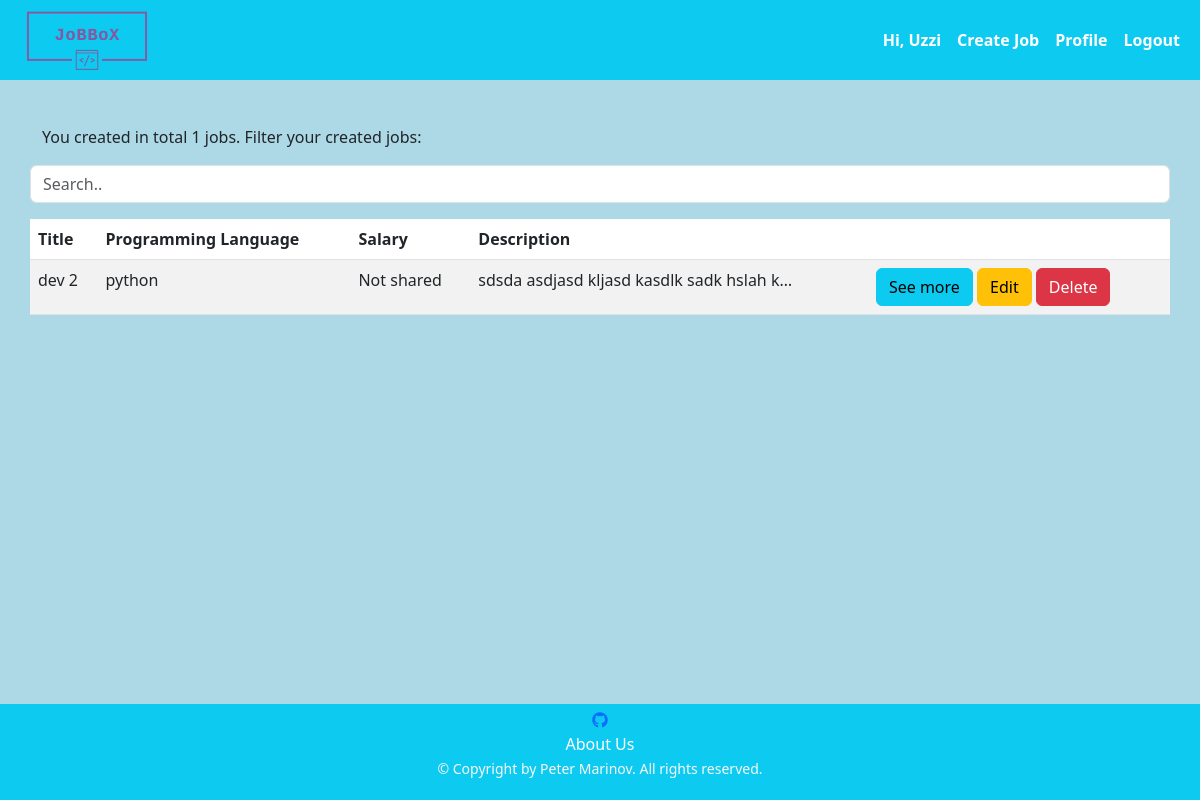
Before: /job/my-hr-list/ (signed in) with the older database file.
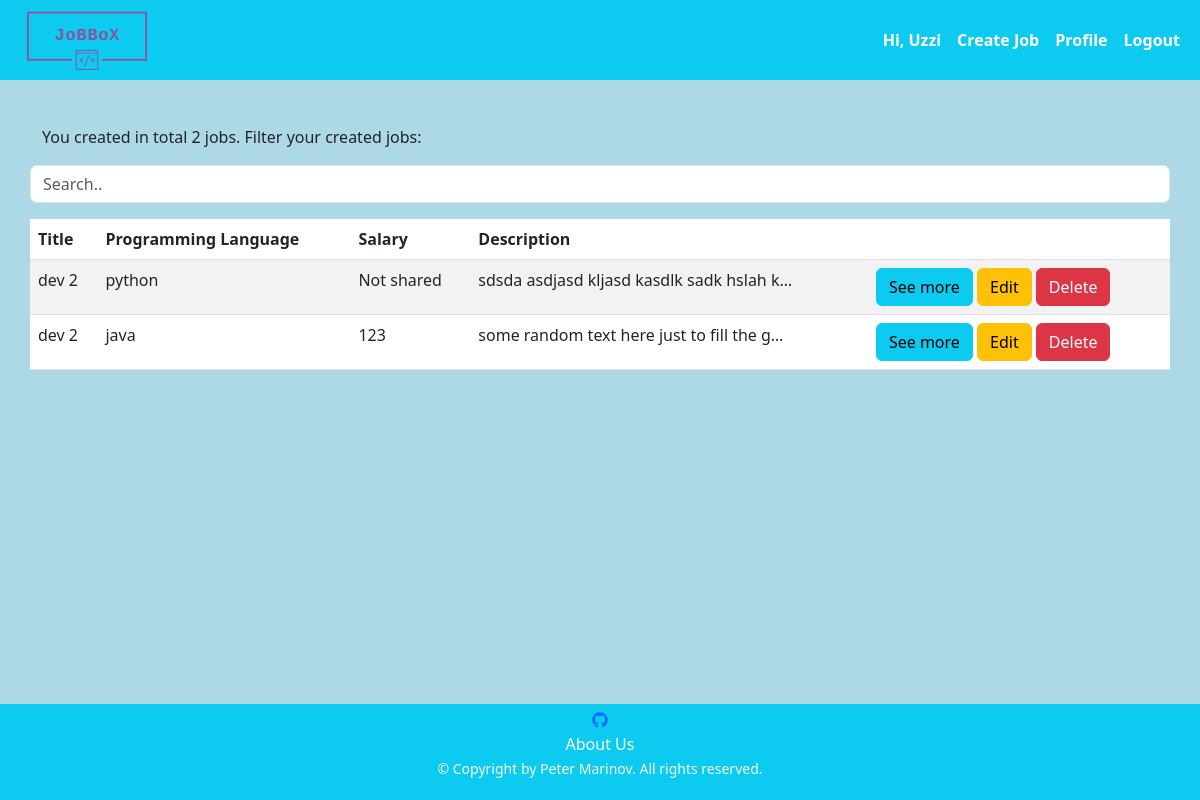
After: the same page with the newer database file.
### jobbox/job/models.py (models this page shows)
class Job(models.Model):
    TITLE_MAX_LEN = 30
    PROGRAMMING_LANGUAGE_MAX_LEN = 15
    SALARY_MIN_VALUE = 0
    DESCRIPTION_MIN_LEN = 20
    DESCRIPTION_MAX_LEN = 300
    COMPANY_LOG_MAX_SIZE_IN_MB = 1
    title = models.CharField(
        null=False,
        blank=False,
        max_length=TITLE_MAX_LEN
    )
    company_logo = models.ImageField(
        upload_to='companies_logo',
        null=False,
        blank=False,
        validators=(
            FileSizeValidatorInMB(COMPANY_LOG_MAX_SIZE_IN_MB),
        )
    )
    programming_language = models.CharField(
        null=False,
        blank=False,
        max_length=PROGRAMMING_LANGUAGE_MAX_LEN
    )
    salary = models.IntegerField(
        null=True,
        blank=True,
        validators=(
            validators.MinValueValidator(SALARY_MIN_VALUE),
        )
    )
    description = models.TextField(
        null=False,
        blank=False,
        validators=(
            validators.MinLengthValidator(DESCRIPTION_MIN_LEN),
            validators.MaxLengthValidator(DESCRIPTION_MAX_LEN),
        )
    )
    hr = models.ForeignKey(
        AppUser,
        on_delete=models.CASCADE,
    )

### jobbox/job/views.py (the view)
# urls.py: path('my-hr-list/', HrJobListView.as_view(), name='my_hr_list'),
class HrJobListView(views.ListView):
    template_name = 'job/hr_job_list.html'
    model = Job
    def get_queryset(self):
        jobs = Job.objects.filter(hr_id=self.request.current_user.pk)
        return jobs
    def dispatch(self, request, *args, **kwargs):
        user = self.request.current_user
        if hasattr(user, 'profilehr') or user.is_superuser:
            return super().dispatch(request, *args, **kwargs)
        raise PermissionDenied()

### middawares/middawares.py (called while the page is built)
def set_profile_middleware(get_response):
    def middleware(request, *args, **kwargs):
        if request.user.is_authenticated:
            request.current_user = request.user
        else:
            request.current_user = None
        return get_response(request, *args, **kwargs)
    return middleware

### templates/job/hr_job_list.html (shortened to what this page needs)
{% extends 'base.html' %}
{% block content %}
    {% if object_list %}
        <p>You created in total {{ object_list|length }} jobs. Filter your created jobs:</p>
        <input class="form-control container-fluid mb-3" id="hrJobsTableInput" type="text" placeholder="Search..">
        <br>
        <table class="table table-hover table-striped">
            <thead>
            <tr>
                <th scope="col">Title</th>
                <th scope="col">Programming Language</th>
                <th scope="col">Salary</th>
                <th scope="col">Description</th>
                <th scope="col"></th>
            </tr>
            </thead>
            <tbody id="hrJobsTable">
            {% for job in object_list %}
                <tr>
                    <td>{{ job.title }}</td>
                    <td>{{ job.programming_language }}</td>
                    <td>
                        {% if job.salary %}
                            {{ job.salary }}
                        {% else %}
                            Not shared
                        {% endif %}
                    </td>
                    <td>{{ job.description|truncatechars:41 }}</td>
                    <td>
                        <a class="btn btn-info" href="{% url 'description_job' pk=job.pk %}">See more</a>
                        <a class="btn btn-warning" href="{% url 'edit_job' pk=job.pk %}">Edit</a>
                        <a class="btn btn-danger" href="{% url 'delete_job' pk=job.pk %}">Delete</a>
                    </td>
                </tr>
            {% endfor %}
            </tbody>
        </table>
    {% else %}
        <h2>No jobs</h2>
    {% endif %}
{% endblock %}

Changed rows visible on the page:
added Job: title "dev 2", programming_language "java", salary "123", description "some random text here just to fill the g…"
Other visible differences:
{{ object_list|length }}: "1" → "2"
